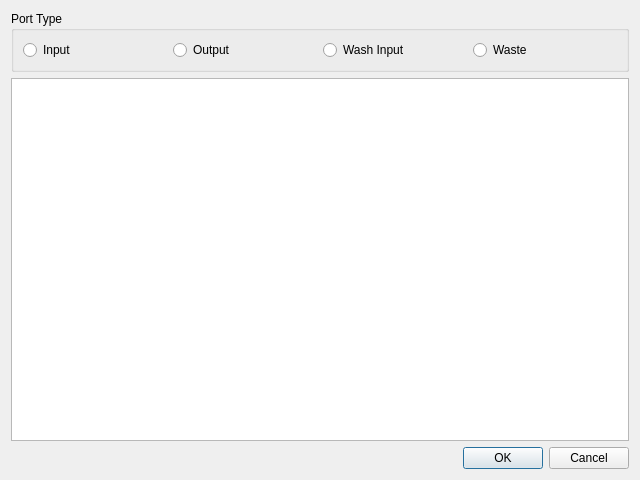
<?xml version="1.0" encoding="UTF-8"?>
<ui version="4.0">
 <class>dlgConfigChip</class>
 <widget class="QDialog" name="dlgConfigChip">
  <property name="geometry">
   <rect>
    <x>0</x>
    <y>0</y>
    <width>640</width>
    <height>480</height>
   </rect>
  </property>
  <property name="font">
   <font>
    <family>Segoe UI</family>
   </font>
  </property>
  <property name="windowTitle">
   <string>Chip Configuration</string>
  </property>
  <layout class="QGridLayout" name="gridLayout">
   <item row="0" column="0">
    <widget class="QGroupBox" name="groupBox">
     <property name="title">
      <string>Port Type</string>
     </property>
     <layout class="QHBoxLayout" name="horizontalLayout_2">
      <item>
       <layout class="QHBoxLayout" name="horizontalLayout">
        <item>
         <widget class="QRadioButton" name="radioButton">
          <property name="text">
           <string>Input</string>
          </property>
         </widget>
        </item>
        <item>
         <widget class="QRadioButton" name="radioButton_2">
          <property name="text">
           <string>Output</string>
          </property>
         </widget>
        </item>
        <item>
         <widget class="QRadioButton" name="radioButton_3">
          <property name="text">
           <string>Wash Input</string>
          </property>
         </widget>
        </item>
        <item>
         <widget class="QRadioButton" name="radioButton_4">
          <property name="text">
           <string>Waste</string>
          </property>
         </widget>
        </item>
       </layout>
      </item>
     </layout>
    </widget>
   </item>
   <item row="1" column="0">
    <widget class="QGraphicsView" name="graphicsView"/>
   </item>
   <item row="2" column="0">
    <widget class="QDialogButtonBox" name="buttonBox">
     <property name="orientation">
      <enum>Qt::Horizontal</enum>
     </property>
     <property name="standardButtons">
      <set>QDialogButtonBox::Cancel|QDialogButtonBox::Ok</set>
     </property>
    </widget>
   </item>
  </layout>
 </widget>
 <tabstops>
  <tabstop>radioButton</tabstop>
  <tabstop>radioButton_2</tabstop>
  <tabstop>radioButton_3</tabstop>
  <tabstop>radioButton_4</tabstop>
  <tabstop>graphicsView</tabstop>
 </tabstops>
 <resources/>
 <connections>
  <connection>
   <sender>buttonBox</sender>
   <signal>accepted()</signal>
   <receiver>dlgConfigChip</receiver>
   <slot>accept()</slot>
   <hints>
    <hint type="sourcelabel">
     <x>248</x>
     <y>254</y>
    </hint>
    <hint type="destinationlabel">
     <x>157</x>
     <y>274</y>
    </hint>
   </hints>
  </connection>
  <connection>
   <sender>buttonBox</sender>
   <signal>rejected()</signal>
   <receiver>dlgConfigChip</receiver>
   <slot>reject()</slot>
   <hints>
    <hint type="sourcelabel">
     <x>316</x>
     <y>260</y>
    </hint>
    <hint type="destinationlabel">
     <x>286</x>
     <y>274</y>
    </hint>
   </hints>
  </connection>
 </connections>
</ui>
